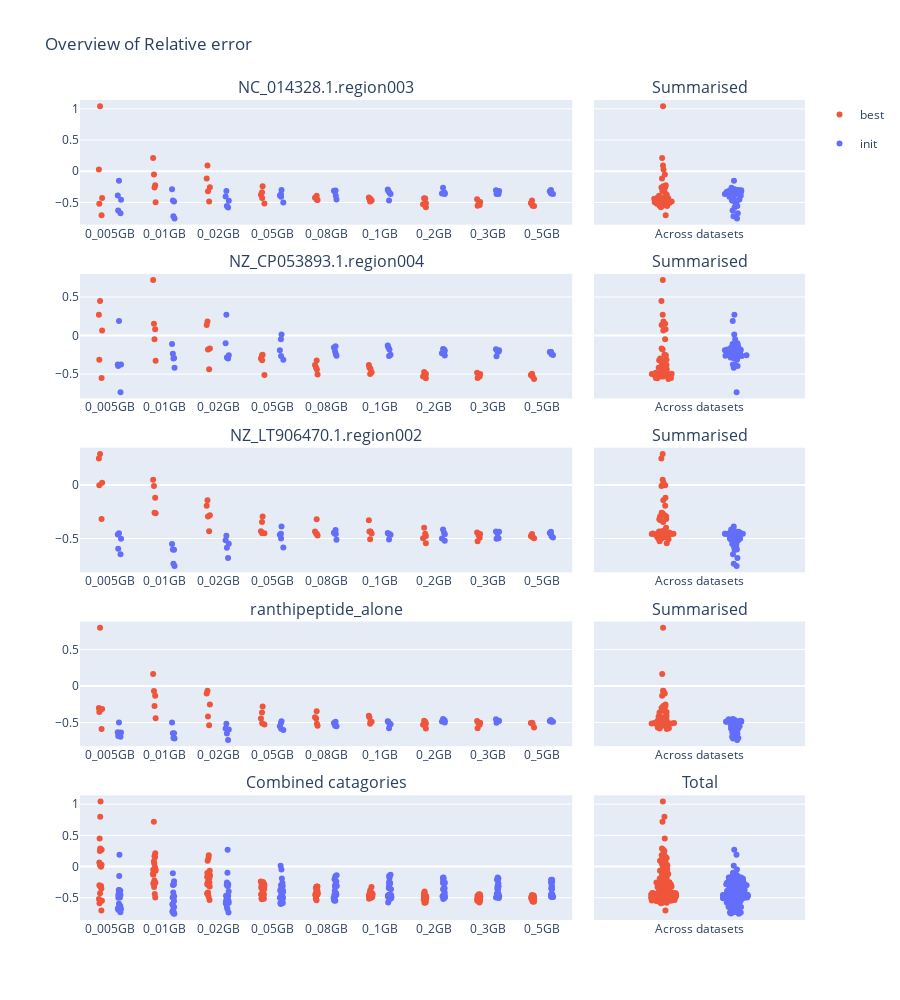

Source (notebook cell):
### Markdown cell above
### Initial evalutations

From the plot we can get a general feel that there is large spread for <=0.01GB for both best and initial.

However, we also note that the MAG_best method appears to have slight more tightly grouped estimates.

This is however sadly not a clear image, we do note that for the second row we observe a large difference - this could however be due to a very poor seed.

If we combine each row (catalogue) we do not observe any gain in precision, and neither if we total across catalogues and datasets (bottom right). However, if we look individually at datasets within each catalogue we generally observe a smaller spread (better) for the refined set ('best'). This trend also holds when we collapse the catalogues (bottom left).

Thus, we have some tentative evidence that the refinement methods provides more stable (higher precision) estimates compared to the initial seed when looking at the datasets >= 0.02GB.

### Code cell
fig_comp.update_layout(height=1000, boxmode='group', title="Overview of Relative error")
fig_comp.show()

### Figure 1 — Plotly figure (JSON) as saved in the notebook; plotly's stock layout.template omitted (floating-point values rounded to 4 significant figures; data arrays with more than 128 entries replaced by an {"elided": "..."} marker saying what was removed)
{"data": [{"alignmentgroup": "True", "boxmean": "sd", "boxpoints": "all", "fillcolor": "rgba(255,255,255,0)", "jitter": 0.3, "legendgroup": "best", "line": {"color": "rgba(255,255,255,0)"}, "marker": {"color": "#EF553B"}, "name": "best", "offsetgroup": "best", "orientation": "v", "pointpos": 0, "showlegend": true, "type": "box", "x": ["0_005GB", "0_005GB", "0_005GB", "0_005GB", "0_005GB", "0_01GB", "0_01GB", "0_01GB", "0_01GB", "0_01GB", "0_02GB", "0_02GB", "0_02GB", "0_02GB", "0_02GB", "0_05GB", "0_05GB", "0_05GB", "0_05GB", "0_05GB", "0_08GB", "0_08GB", "0_08GB", "0_08GB", "0_08GB", "0_1GB", "0_1GB", "0_1GB", "0_1GB", "0_1GB", "0_2GB", "0_2GB", "0_2GB", "0_2GB", "0_2GB", "0_3GB", "0_3GB", "0_3GB", "0_3GB", "0_3GB", "0_5GB", "0_5GB", "0_5GB", "0_5GB", "0_5GB"], "xaxis": "x", "y": [1.042, 0.02803, -0.7042, -0.5222, -0.4285, 0.2134, -0.05229, -0.2604, -0.4957, -0.2244, -0.255, -0.4824, -0.114, 0.09227, -0.3221, -0.376, -0.2386, -0.5168, -0.4267, -0.3346, -0.426, -0.4326, -0.4546, -0.3936, -0.4583, -0.4665, -0.4201, -0.4848, -0.4386, -0.4448, -0.4336, -0.5279, -0.5109, -0.5753, -0.4346, -0.539, -0.4485, -0.5521, -0.5302, -0.4904, -0.5283, -0.5566, -0.4667, -0.5538, -0.5069], "yaxis": "y"}, {"alignmentgroup": "True", "boxpoints": "all", "fillcolor": "rgba(255,255,255,0)", "jitter": 0.5, "legendgroup": "best", "line": {"color": "rgba(255,255,255,0)"}, "marker": {"color": "#EF553B"}, "name": "best", "offsetgroup": "best", "orientation": "v", "pointpos": 0, "showlegend": false, "type": "box", "x": ["Across datasets", "Across datasets", "Across datasets", "Across datasets", "Across datasets", "Across datasets", "Across datasets", "Across datasets", "Across datasets", "Across datasets", "Across datasets", "Across datasets", "Across datasets", "Across datasets", "Across datasets", "Across datasets", "Across datasets", "Across datasets", "Across datasets", "Across datasets", "Across datasets", "Across datasets", "Across datasets", "Across datasets", "Across datasets", "Across datasets", "Across datasets", "Across datasets", "Across datasets", "Across datasets", "Across datasets", "Across datasets", "Across datasets", "Across datasets", "Across datasets", "Across datasets", "Across datasets", "Across datasets", "Across datasets", "Across datasets", "Across datasets", "Across datasets", "Across datasets", "Across datasets", "Across datasets"], "xaxis": "x2", "y": [1.042, 0.02803, -0.7042, -0.5222, -0.4285, 0.2134, -0.05229, -0.2604, -0.4957, -0.2244, -0.255, -0.4824, -0.114, 0.09227, -0.3221, -0.376, -0.2386, -0.5168, -0.4267, -0.3346, -0.426, -0.4326, -0.4546, -0.3936, -0.4583, -0.4665, -0.4201, -0.4848, -0.4386, -0.4448, -0.4336, -0.5279, -0.5109, -0.5753, -0.4346, -0.539, -0.4485, -0.5521, -0.5302, -0.4904, -0.5283, -0.5566, -0.4667, -0.5538, -0.5069], "yaxis": "y2"}, {"alignmentgroup": "True", "boxmean": "sd", "boxpoints": "all", "fillcolor": "rgba(255,255,255,0)", "jitter": 0.3, "legendgroup": "init", "line": {"color": "rgba(255,255,255,0)"}, "marker": {"color": "#636EFA"}, "name": "init", "offsetgroup": "init", "orientation": "v", "pointpos": 0, "showlegend": true, "type": "box", "x": ["0_005GB", "0_005GB", "0_005GB", "0_005GB", "0_005GB", "0_01GB", "0_01GB", "0_01GB", "0_01GB", "0_01GB", "0_02GB", "0_02GB", "0_02GB", "0_02GB", "0_02GB", "0_05GB", "0_05GB", "0_05GB", "0_05GB", "0_05GB", "0_08GB", "0_08GB", "0_08GB", "0_08GB", "0_08GB", "0_1GB", "0_1GB", "0_1GB", "0_1GB", "0_1GB", "0_2GB", "0_2GB", "0_2GB", "0_2GB", "0_2GB", "0_3GB", "0_3GB", "0_3GB", "0_3GB", "0_3GB", "0_5GB", "0_5GB", "0_5GB", "0_5GB", "0_5GB"], "xaxis": "x", "y": [-0.1526, -0.3896, -0.4577, -0.6284, -0.6734, -0.2874, -0.4699, -0.4823, -0.7213, -0.7551, -0.5816, -0.4028, -0.4704, -0.3173, -0.5563, -0.3875, -0.3671, -0.502, -0.2992, -0.4081, -0.329, -0.3065, -0.4515, -0.3113, -0.3933, -0.3644, -0.2932, -0.47, -0.3112, -0.3428, -0.3469, -0.3652, -0.3576, -0.3394, -0.2643, -0.3163, -0.3023, -0.3656, -0.336, -0.3652, -0.3197, -0.3652, -0.3013, -0.3546, -0.3505], "yaxis": "y"}, {"alignmentgroup": "True", "boxpoints": "all", "fillcolor": "rgba(255,255,255,0)", "jitter": 0.5, "legendgroup": "init", "line": {"color": "rgba(255,255,255,0)"}, "marker": {"color": "#636EFA"}, "name": "init", "offsetgroup": "init", "orientation": "v", "pointpos": 0, "showlegend": false, "type": "box", "x": ["Across datasets", "Across datasets", "Across datasets", "Across datasets", "Across datasets", "Across datasets", "Across datasets", "Across datasets", "Across datasets", "Across datasets", "Across datasets", "Across datasets", "Across datasets", "Across datasets", "Across datasets", "Across datasets", "Across datasets", "Across datasets", "Across datasets", "Across datasets", "Across datasets", "Across datasets", "Across datasets", "Across datasets", "Across datasets", "Across datasets", "Across datasets", "Across datasets", "Across datasets", "Across datasets", "Across datasets", "Across datasets", "Across datasets", "Across datasets", "Across datasets", "Across datasets", "Across datasets", "Across datasets", "Across datasets", "Across datasets", "Across datasets", "Across datasets", "Across datasets", "Across datasets", "Across datasets"], "xaxis": "x2", "y": [-0.1526, -0.3896, -0.4577, -0.6284, -0.6734, -0.2874, -0.4699, -0.4823, -0.7213, -0.7551, -0.5816, -0.4028, -0.4704, -0.3173, -0.5563, -0.3875, -0.3671, -0.502, -0.2992, -0.4081, -0.329, -0.3065, -0.4515, -0.3113, -0.3933, -0.3644, -0.2932, -0.47, -0.3112, -0.3428, -0.3469, -0.3652, -0.3576, -0.3394, -0.2643, -0.3163, -0.3023, -0.3656, -0.336, -0.3652, -0.3197, -0.3652, -0.3013, -0.3546, -0.3505], "yaxis": "y2"}, {"alignmentgroup": "True", "boxmean": "sd", "boxpoints": "all", "fillcolor": "rgba(255,255,255,0)", "jitter": 0.3, "legendgroup": "best", "line": {"color": "rgba(255,255,255,0)"}, "marker": {"color": "#EF553B"}, "name": "best", "offsetgroup": "best", "orientation": "v", "pointpos": 0, "showlegend": false, "type": "box", "x": ["0_005GB", "0_005GB", "0_005GB", "0_005GB", "0_005GB", "0_01GB", "0_01GB", "0_01GB", "0_01GB", "0_01GB", "0_02GB", "0_02GB", "0_02GB", "0_02GB", "0_02GB", "0_05GB", "0_05GB", "0_05GB", "0_05GB", "0_05GB", "0_08GB", "0_08GB", "0_08GB", "0_08GB", "0_08GB", "0_1GB", "0_1GB", "0_1GB", "0_1GB", "0_1GB", "0_2GB", "0_2GB", "0_2GB", "0_2GB", "0_2GB", "0_3GB", "0_3GB", "0_3GB", "0_3GB", "0_3GB", "0_5GB", "0_5GB", "0_5GB", "0_5GB", "0_5GB"], "xaxis": "x3", "y": [-0.3128, 0.449, -0.5499, 0.06518, 0.2698, -0.3285, 0.1518, -0.04798, 0.08294, 0.7194, 0.1375, 0.1806, -0.4378, -0.1826, -0.1691, -0.3191, -0.2978, -0.5119, -0.2544, -0.2487, -0.3221, -0.4186, -0.5067, -0.3823, -0.4417, -0.4753, -0.4148, -0.498, -0.4354, -0.381, -0.4736, -0.5534, -0.4923, -0.5307, -0.4984, -0.532, -0.5021, -0.5505, -0.4994, -0.4815, -0.5214, -0.5315, -0.4943, -0.5631, -0.5111], "yaxis": "y3"}, {"alignmentgroup": "True", "boxpoints": "all", "fillcolor": "rgba(255,255,255,0)", "jitter": 0.5, "legendgroup": "best", "line": {"color": "rgba(255,255,255,0)"}, "marker": {"color": "#EF553B"}, "name": "best", "offsetgroup": "best", "orientation": "v", "pointpos": 0, "showlegend": false, "type": "box", "x": ["Across datasets", "Across datasets", "Across datasets", "Across datasets", "Across datasets", "Across datasets", "Across datasets", "Across datasets", "Across datasets", "Across datasets", "Across datasets", "Across datasets", "Across datasets", "Across datasets", "Across datasets", "Across datasets", "Across datasets", "Across datasets", "Across datasets", "Across datasets", "Across datasets", "Across datasets", "Across datasets", "Across datasets", "Across datasets", "Across datasets", "Across datasets", "Across datasets", "Across datasets", "Across datasets", "Across datasets", "Across datasets", "Across datasets", "Across datasets", "Across datasets", "Across datasets", "Across datasets", "Across datasets", "Across datasets", "Across datasets", "Across datasets", "Across datasets", "Across datasets", "Across datasets", "Across datasets"], "xaxis": "x4", "y": [-0.3128, 0.449, -0.5499, 0.06518, 0.2698, -0.3285, 0.1518, -0.04798, 0.08294, 0.7194, 0.1375, 0.1806, -0.4378, -0.1826, -0.1691, -0.3191, -0.2978, -0.5119, -0.2544, -0.2487, -0.3221, -0.4186, -0.5067, -0.3823, -0.4417, -0.4753, -0.4148, -0.498, -0.4354, -0.381, -0.4736, -0.5534, -0.4923, -0.5307, -0.4984, -0.532, -0.5021, -0.5505, -0.4994, -0.4815, -0.5214, -0.5315, -0.4943, -0.5631, -0.5111], "yaxis": "y4"}, {"alignmentgroup": "True", "boxmean": "sd", "boxpoints": "all", "fillcolor": "rgba(255,255,255,0)", "jitter": 0.3, "legendgroup": "init", "line": {"color": "rgba(255,255,255,0)"}, "marker": {"color": "#636EFA"}, "name": "init", "offsetgroup": "init", "orientation": "v", "pointpos": 0, "showlegend": false, "type": "box", "x": ["0_005GB", "0_005GB", "0_005GB", "0_005GB", "0_005GB", "0_01GB", "0_01GB", "0_01GB", "0_01GB", "0_01GB", "0_02GB", "0_02GB", "0_02GB", "0_02GB", "0_02GB", "0_05GB", "0_05GB", "0_05GB", "0_05GB", "0_05GB", "0_08GB", "0_08GB", "0_08GB", "0_08GB", "0_08GB", "0_1GB", "0_1GB", "0_1GB", "0_1GB", "0_1GB", "0_2GB", "0_2GB", "0_2GB", "0_2GB", "0_2GB", "0_3GB", "0_3GB", "0_3GB", "0_3GB", "0_3GB", "0_5GB", "0_5GB", "0_5GB", "0_5GB", "0_5GB"], "xaxis": "x3", "y": [-0.3753, 0.1889, -0.3769, -0.3964, -0.7355, -0.2972, -0.1083, -0.2903, -0.2366, -0.418, -0.2858, 0.2694, -0.2972, -0.09902, -0.2557, -0.3128, -0.04885, -0.2661, 0.01193, -0.1905, -0.2031, -0.1545, -0.2384, -0.1385, -0.2621, -0.2644, -0.1306, -0.2505, -0.1532, -0.1826, -0.1813, -0.26, -0.1958, -0.2293, -0.1742, -0.191, -0.2111, -0.2672, -0.1774, -0.2064, -0.2441, -0.2144, -0.2123, -0.2536, -0.2138], "yaxis": "y3"}, {"alignmentgroup": "True", "boxpoints": "all", "fillcolor": "rgba(255,255,255,0)", "jitter": 0.5, "legendgroup": "init", "line": {"color": "rgba(255,255,255,0)"}, "marker": {"color": "#636EFA"}, "name": "init", "offsetgroup": "init", "orientation": "v", "pointpos": 0, "showlegend": false, "type": "box", "x": ["Across datasets", "Across datasets", "Across datasets", "Across datasets", "Across datasets", "Across datasets", "Across datasets", "Across datasets", "Across datasets", "Across datasets", "Across datasets", "Across datasets", "Across datasets", "Across datasets", "Across datasets", "Across datasets", "Across datasets", "Across datasets", "Across datasets", "Across datasets", "Across datasets", "Across datasets", "Across datasets", "Across datasets", "Across datasets", "Across datasets", "Across datasets", "Across datasets", "Across datasets", "Across datasets", "Across datasets", "Across datasets", "Across datasets", "Across datasets", "Across datasets", "Across datasets", "Across datasets", "Across datasets", "Across datasets", "Across datasets", "Across datasets", "Across datasets", "Across datasets", "Across datasets", "Across datasets"], "xaxis": "x4", "y": [-0.3753, 0.1889, -0.3769, -0.3964, -0.7355, -0.2972, -0.1083, -0.2903, -0.2366, -0.418, -0.2858, 0.2694, -0.2972, -0.09902, -0.2557, -0.3128, -0.04885, -0.2661, 0.01193, -0.1905, -0.2031, -0.1545, -0.2384, -0.1385, -0.2621, -0.2644, -0.1306, -0.2505, -0.1532, -0.1826, -0.1813, -0.26, -0.1958, -0.2293, -0.1742, -0.191, -0.2111, -0.2672, -0.1774, -0.2064, -0.2441, -0.2144, -0.2123, -0.2536, -0.2138], "yaxis": "y4"}, {"alignmentgroup": "True", "boxmean": "sd", "boxpoints": "all", "fillcolor": "rgba(255,255,255,0)", "jitter": 0.3, "legendgroup": "best", "line": {"color": "rgba(255,255,255,0)"}, "marker": {"color": "#EF553B"}, "name": "best", "offsetgroup": "best", "orientation": "v", "pointpos": 0, "showlegend": false, "type": "box", "x": ["0_005GB", "0_005GB", "0_005GB", "0_005GB", "0_005GB", "0_01GB", "0_01GB", "0_01GB", "0_01GB", "0_01GB", "0_02GB", "0_02GB", "0_02GB", "0_02GB", "0_02GB", "0_05GB", "0_05GB", "0_05GB", "0_05GB", "0_05GB", "0_08GB", "0_08GB", "0_08GB", "0_08GB", "0_08GB", "0_1GB", "0_1GB", "0_1GB", "0_1GB", "0_1GB", "0_2GB", "0_2GB", "0_2GB", "0_2GB", "0_2GB", "0_3GB", "0_3GB", "0_3GB", "0_3GB", "0_3GB", "0_5GB", "0_5GB", "0_5GB", "0_5GB", "0_5GB"], "xaxis": "x5", "y": [-0.3186, 0.2486, 0.2907, 0.02201, -0.002812, -0.2648, -0.01026, 0.04872, -0.119, -0.2594, -0.4317, -0.2952, -0.2828, -0.193, -0.1429, -0.4334, -0.3452, -0.2941, -0.4502, -0.4515, -0.473, -0.4581, -0.3193, -0.4347, -0.4531, -0.4352, -0.4336, -0.3284, -0.5066, -0.4523, -0.4552, -0.399, -0.5436, -0.498, -0.4762, -0.492, -0.4671, -0.4434, -0.5254, -0.4577, -0.4886, -0.4972, -0.4756, -0.4579, -0.4779], "yaxis": "y5"}, {"alignmentgroup": "True", "boxpoints": "all", "fillcolor": "rgba(255,255,255,0)", "jitter": 0.5, "legendgroup": "best", "line": {"color": "rgba(255,255,255,0)"}, "marker": {"color": "#EF553B"}, "name": "best", "offsetgroup": "best", "orientation": "v", "pointpos": 0, "showlegend": false, "type": "box", "x": ["Across datasets", "Across datasets", "Across datasets", "Across datasets", "Across datasets", "Across datasets", "Across datasets", "Across datasets", "Across datasets", "Across datasets", "Across datasets", "Across datasets", "Across datasets", "Across datasets", "Across datasets", "Across datasets", "Across datasets", "Across datasets", "Across datasets", "Across datasets", "Across datasets", "Across datasets", "Across datasets", "Across datasets", "Across datasets", "Across datasets", "Across datasets", "Across datasets", "Across datasets", "Across datasets", "Across datasets", "Across datasets", "Across datasets", "Across datasets", "Across datasets", "Across datasets", "Across datasets", "Across datasets", "Across datasets", "Across datasets", "Across datasets", "Across datasets", "Across datasets", "Across datasets", "Across datasets"], "xaxis": "x6", "y": [-0.3186, 0.2486, 0.2907, 0.02201, -0.002812, -0.2648, -0.01026, 0.04872, -0.119, -0.2594, -0.4317, -0.2952, -0.2828, -0.193, -0.1429, -0.4334, -0.3452, -0.2941, -0.4502, -0.4515, -0.473, -0.4581, -0.3193, -0.4347, -0.4531, -0.4352, -0.4336, -0.3284, -0.5066, -0.4523, -0.4552, -0.399, -0.5436, -0.498, -0.4762, -0.492, -0.4671, -0.4434, -0.5254, -0.4577, -0.4886, -0.4972, -0.4756, -0.4579, -0.4779], "yaxis": "y6"}, {"alignmentgroup": "True", "boxmean": "sd", "boxpoints": "all", "fillcolor": "rgba(255,255,255,0)", "jitter": 0.3, "legendgroup": "init", "line": {"color": "rgba(255,255,255,0)"}, "marker": {"color": "#636EFA"}, "name": "init", "offsetgroup": "init", "orientation": "v", "pointpos": 0, "showlegend": false, "type": "box", "x": ["0_005GB", "0_005GB", "0_005GB", "0_005GB", "0_005GB", "0_01GB", "0_01GB", "0_01GB", "0_01GB", "0_01GB", "0_02GB", "0_02GB", "0_02GB", "0_02GB", "0_02GB", "0_05GB", "0_05GB", "0_05GB", "0_05GB", "0_05GB", "0_08GB", "0_08GB", "0_08GB", "0_08GB", "0_08GB", "0_1GB", "0_1GB", "0_1GB", "0_1GB", "0_1GB", "0_2GB", "0_2GB", "0_2GB", "0_2GB", "0_2GB", "0_3GB", "0_3GB", "0_3GB", "0_3GB", "0_3GB", "0_5GB", "0_5GB", "0_5GB", "0_5GB", "0_5GB"], "xaxis": "x5", "y": [-0.4621, -0.4518, -0.5966, -0.6476, -0.5014, -0.5517, -0.6041, -0.758, -0.7357, -0.6041, -0.5491, -0.6828, -0.5159, -0.4747, -0.5866, -0.4657, -0.3879, -0.4555, -0.5841, -0.4999, -0.4574, -0.511, -0.4202, -0.4461, -0.4554, -0.4567, -0.4579, -0.4656, -0.5101, -0.4486, -0.4471, -0.4605, -0.5216, -0.4164, -0.4998, -0.4376, -0.5031, -0.434, -0.4972, -0.454, -0.4798, -0.4485, -0.4902, -0.4365, -0.4557], "yaxis": "y5"}, {"alignmentgroup": "True", "boxpoints": "all", "fillcolor": "rgba(255,255,255,0)", "jitter": 0.5, "legendgroup": "init", "line": {"color": "rgba(255,255,255,0)"}, "marker": {"color": "#636EFA"}, "name": "init", "offsetgroup": "init", "orientation": "v", "pointpos": 0, "showlegend": false, "type": "box", "x": ["Across datasets", "Across datasets", "Across datasets", "Across datasets", "Across datasets", "Across datasets", "Across datasets", "Across datasets", "Across datasets", "Across datasets", "Across datasets", "Across datasets", "Across datasets", "Across datasets", "Across datasets", "Across datasets", "Across datasets", "Across datasets", "Across datasets", "Across datasets", "Across datasets", "Across datasets", "Across datasets", "Across datasets", "Across datasets", "Across datasets", "Across datasets", "Across datasets", "Across datasets", "Across datasets", "Across datasets", "Across datasets", "Across datasets", "Across datasets", "Across datasets", "Across datasets", "Across datasets", "Across datasets", "Across datasets", "Across datasets", "Across datasets", "Across datasets", "Across datasets", "Across datasets", "Across datasets"], "xaxis": "x6", "y": [-0.4621, -0.4518, -0.5966, -0.6476, -0.5014, -0.5517, -0.6041, -0.758, -0.7357, -0.6041, -0.5491, -0.6828, -0.5159, -0.4747, -0.5866, -0.4657, -0.3879, -0.4555, -0.5841, -0.4999, -0.4574, -0.511, -0.4202, -0.4461, -0.4554, -0.4567, -0.4579, -0.4656, -0.5101, -0.4486, -0.4471, -0.4605, -0.5216, -0.4164, -0.4998, -0.4376, -0.5031, -0.434, -0.4972, -0.454, -0.4798, -0.4485, -0.4902, -0.4365, -0.4557], "yaxis": "y6"}, {"alignmentgroup": "True", "boxmean": "sd", "boxpoints": "all", "fillcolor": "rgba(255,255,255,0)", "jitter": 0.3, "legendgroup": "best", "line": {"color": "rgba(255,255,255,0)"}, "marker": {"color": "#EF553B"}, "name": "best", "offsetgroup": "best", "orientation": "v", "pointpos": 0, "showlegend": false, "type": "box", "x": ["0_005GB", "0_005GB", "0_005GB", "0_005GB", "0_005GB", "0_01GB", "0_01GB", "0_01GB", "0_01GB", "0_01GB", "0_02GB", "0_02GB", "0_02GB", "0_02GB", "0_02GB", "0_05GB", "0_05GB", "0_05GB", "0_05GB", "0_05GB", "0_08GB", "0_08GB", "0_08GB", "0_08GB", "0_08GB", "0_1GB", "0_1GB", "0_1GB", "0_1GB", "0_1GB", "0_2GB", "0_2GB", "0_2GB", "0_2GB", "0_2GB", "0_3GB", "0_3GB", "0_3GB", "0_3GB", "0_3GB", "0_5GB", "0_5GB", "0_5GB", "0_5GB", "0_5GB"], "xaxis": "x7", "y": [-0.3545, -0.2996, -0.3143, 0.7974, -0.5894, -0.06762, -0.1321, -0.274, 0.163, -0.4427, -0.5381, -0.06608, -0.4173, -0.2539, -0.1025, -0.5266, -0.4457, -0.3627, -0.2811, -0.5102, -0.5161, -0.3458, -0.4429, -0.429, -0.5428, -0.5177, -0.4275, -0.4857, -0.4079, -0.4889, -0.5311, -0.4756, -0.5145, -0.5804, -0.4899, -0.5768, -0.4792, -0.5019, -0.5307, -0.5144, -0.5151, -0.5668, -0.5076, -0.5039, -0.5071], "yaxis": "y7"}, {"alignmentgroup": "True", "boxpoints": "all", "fillcolor": "rgba(255,255,255,0)", "jitter": 0.5, "legendgroup": "best", "line": {"color": "rgba(255,255,255,0)"}, "marker": {"color": "#EF553B"}, "name": "best", "offsetgroup": "best", "orientation": "v", "pointpos": 0, "showlegend": false, "type": "box", "x": ["Across datasets", "Across datasets", "Across datasets", "Across datasets", "Across datasets", "Across datasets", "Across datasets", "Across datasets", "Across datasets", "Across datasets", "Across datasets", "Across datasets", "Across datasets", "Across datasets", "Across datasets", "Across datasets", "Across datasets", "Across datasets", "Across datasets", "Across datasets", "Across datasets", "Across datasets", "Across datasets", "Across datasets", "Across datasets", "Across datasets", "Across datasets", "Across datasets", "Across datasets", "Across datasets", "Across datasets", "Across datasets", "Across datasets", "Across datasets", "Across datasets", "Across datasets", "Across datasets", "Across datasets", "Across datasets", "Across datasets", "Across datasets", "Across datasets", "Across datasets", "Across datasets", "Across datasets"], "xaxis": "x8", "y": [-0.3545, -0.2996, -0.3143, 0.7974, -0.5894, -0.06762, -0.1321, -0.274, 0.163, -0.4427, -0.5381, -0.06608, -0.4173, -0.2539, -0.1025, -0.5266, -0.4457, -0.3627, -0.2811, -0.5102, -0.5161, -0.3458, -0.4429, -0.429, -0.5428, -0.5177, -0.4275, -0.4857, -0.4079, -0.4889, -0.5311, -0.4756, -0.5145, -0.5804, -0.4899, -0.5768, -0.4792, -0.5019, -0.5307, -0.5144, -0.5151, -0.5668, -0.5076, -0.5039, -0.5071], "yaxis": "y8"}, {"alignmentgroup": "True", "boxmean": "sd", "boxpoints": "all", "fillcolor": "rgba(255,255,255,0)", "jitter": 0.3, "legendgroup": "init", "line": {"color": "rgba(255,255,255,0)"}, "marker": {"color": "#636EFA"}, "name": "init", "offsetgroup": "init", "orientation": "v", "pointpos": 0, "showlegend": false, "type": "box", "x": ["0_005GB", "0_005GB", "0_005GB", "0_005GB", "0_005GB", "0_01GB", "0_01GB", "0_01GB", "0_01GB", "0_01GB", "0_02GB", "0_02GB", "0_02GB", "0_02GB", "0_02GB", "0_05GB", "0_05GB", "0_05GB", "0_05GB", "0_05GB", "0_08GB", "0_08GB", "0_08GB", "0_08GB", "0_08GB", "0_1GB", "0_1GB", "0_1GB", "0_1GB", "0_1GB", "0_2GB", "0_2GB", "0_2GB", "0_2GB", "0_2GB", "0_3GB", "0_3GB", "0_3GB", "0_3GB", "0_3GB", "0_5GB", "0_5GB", "0_5GB", "0_5GB", "0_5GB"], "xaxis": "x7", "y": [-0.498, -0.6955, -0.637, -0.6829, -0.6334, -0.4979, -0.7107, -0.7176, -0.6476, -0.648, -0.5821, -0.5947, -0.5159, -0.6498, -0.7378, -0.5051, -0.5858, -0.5523, -0.6018, -0.4823, -0.4895, -0.5463, -0.5412, -0.5508, -0.5069, -0.489, -0.5249, -0.5765, -0.5154, -0.4809, -0.4842, -0.5009, -0.4643, -0.4755, -0.4518, -0.4764, -0.4564, -0.5019, -0.4772, -0.4811, -0.4844, -0.4782, -0.4881, -0.4853, -0.4647], "yaxis": "y7"}, {"alignmentgroup": "True", "boxpoints": "all", "fillcolor": "rgba(255,255,255,0)", "jitter": 0.5, "legendgroup": "init", "line": {"color": "rgba(255,255,255,0)"}, "marker": {"color": "#636EFA"}, "name": "init", "offsetgroup": "init", "orientation": "v", "pointpos": 0, "showlegend": false, "type": "box", "x": ["Across datasets", "Across datasets", "Across datasets", "Across datasets", "Across datasets", "Across datasets", "Across datasets", "Across datasets", "Across datasets", "Across datasets", "Across datasets", "Across datasets", "Across datasets", "Across datasets", "Across datasets", "Across datasets", "Across datasets", "Across datasets", "Across datasets", "Across datasets", "Across datasets", "Across datasets", "Across datasets", "Across datasets", "Across datasets", "Across datasets", "Across datasets", "Across datasets", "Across datasets", "Across datasets", "Across datasets", "Across datasets", "Across datasets", "Across datasets", "Across datasets", "Across datasets", "Across datasets", "Across datasets", "Across datasets", "Across datasets", "Across datasets", "Across datasets", "Across datasets", "Across datasets", "Across datasets"], "xaxis": "x8", "y": [-0.498, -0.6955, -0.637, -0.6829, -0.6334, -0.4979, -0.7107, -0.7176, -0.6476, -0.648, -0.5821, -0.5947, -0.5159, -0.6498, -0.7378, -0.5051, -0.5858, -0.5523, -0.6018, -0.4823, -0.4895, -0.5463, -0.5412, -0.5508, -0.5069, -0.489, -0.5249, -0.5765, -0.5154, -0.4809, -0.4842, -0.5009, -0.4643, -0.4755, -0.4518, -0.4764, -0.4564, -0.5019, -0.4772, -0.4811, -0.4844, -0.4782, -0.4881, -0.4853, -0.4647], "yaxis": "y8"}, {"alignmentgroup": "True", "boxmean": "sd", "boxpoints": "all", "fillcolor": "rgba(255,255,255,0)", "jitter": 0.3, "legendgroup": "best", "line": {"color": "rgba(255,255,255,0)"}, "marker": {"color": "#EF553B"}, "name": "best", "offsetgroup": "best", "orientation": "v", "pointpos": 0, "showlegend": false, "type": "box", "x": {"elided": "180 str values"}, "xaxis": "x9", "y": {"elided": "180 float values"}, "yaxis": "y9"}, {"alignmentgroup": "True", "boxpoints": "all", "fillcolor": "rgba(255,255,255,0)", "jitter": 0.5, "legendgroup": "best", "line": {"color": "rgba(255,255,255,0)"}, "marker": {"color": "#EF553B"}, "name": "best", "offsetgroup": "best", "orientation": "v", "pointpos": 0, "showlegend": false, "type": "box", "x": {"elided": "180 str values"}, "xaxis": "x10", "y": {"elided": "180 float values"}, "yaxis": "y10"}, {"alignmentgroup": "True", "boxmean": "sd", "boxpoints": "all", "fillcolor": "rgba(255,255,255,0)", "jitter": 0.3, "legendgroup": "init", "line": {"color": "rgba(255,255,255,0)"}, "marker": {"color": "#636EFA"}, "name": "init", "offsetgroup": "init", "orientation": "v", "pointpos": 0, "showlegend": false, "type": "box", "x": {"elided": "180 str values"}, "xaxis": "x9", "y": {"elided": "180 float values"}, "yaxis": "y9"}, {"alignmentgroup": "True", "boxpoints": "all", "fillcolor": "rgba(255,255,255,0)", "jitter": 0.5, "legendgroup": "init", "line": {"color": "rgba(255,255,255,0)"}, "marker": {"color": "#636EFA"}, "name": "init", "offsetgroup": "init", "orientation": "v", "pointpos": 0, "showlegend": false, "type": "box", "x": {"elided": "180 str values"}, "xaxis": "x10", "y": {"elided": "180 float values"}, "yaxis": "y10"}], "layout": {"annotations": [{"font": {"size": 16}, "showarrow": false, "text": "NC_014328.1.region003", "x": 0.3395, "xanchor": "center", "xref": "paper", "y": 1, "yanchor": "bottom", "yref": "paper"}, {"font": {"size": 16}, "showarrow": false, "text": "Summarised", "x": 0.8545, "xanchor": "center", "xref": "paper", "y": 1, "yanchor": "bottom", "yref": "paper"}, {"font": {"size": 16}, "showarrow": false, "text": "NZ_CP053893.1.region004", "x": 0.3395, "xanchor": "center", "xref": "paper", "y": 0.788, "yanchor": "bottom", "yref": "paper"}, {"font": {"size": 16}, "showarrow": false, "text": "Summarised", "x": 0.8545, "xanchor": "center", "xref": "paper", "y": 0.788, "yanchor": "bottom", "yref": "paper"}, {"font": {"size": 16}, "showarrow": false, "text": "NZ_LT906470.1.region002", "x": 0.3395, "xanchor": "center", "xref": "paper", "y": 0.576, "yanchor": "bottom", "yref": "paper"}, {"font": {"size": 16}, "showarrow": false, "text": "Summarised", "x": 0.8545, "xanchor": "center", "xref": "paper", "y": 0.576, "yanchor": "bottom", "yref": "paper"}, {"font": {"size": 16}, "showarrow": false, "text": "ranthipeptide_alone", "x": 0.3395, "xanchor": "center", "xref": "paper", "y": 0.364, "yanchor": "bottom", "yref": "paper"}, {"font": {"size": 16}, "showarrow": false, "text": "Summarised", "x": 0.8545, "xanchor": "center", "xref": "paper", "y": 0.364, "yanchor": "bottom", "yref": "paper"}, {"font": {"size": 16}, "showarrow": false, "text": "Combined catagories", "x": 0.3395, "xanchor": "center", "xref": "paper", "y": 0.152, "yanchor": "bottom", "yref": "paper"}, {"font": {"size": 16}, "showarrow": false, "text": "Total", "x": 0.8545, "xanchor": "center", "xref": "paper", "y": 0.152, "yanchor": "bottom", "yref": "paper"}], "boxmode": "group", "height": 1000, "title": {"text": "Overview of Relative error"}, "xaxis": {"anchor": "y", "domain": [0, 0.679]}, "xaxis10": {"anchor": "y10", "domain": [0.709, 1]}, "xaxis2": {"anchor": "y2", "domain": [0.709, 1]}, "xaxis3": {"anchor": "y3", "domain": [0, 0.679]}, "xaxis4": {"anchor": "y4", "domain": [0.709, 1]}, "xaxis5": {"anchor": "y5", "domain": [0, 0.679]}, "xaxis6": {"anchor": "y6", "domain": [0.709, 1]}, "xaxis7": {"anchor": "y7", "domain": [0, 0.679]}, "xaxis8": {"anchor": "y8", "domain": [0.709, 1]}, "xaxis9": {"anchor": "y9", "domain": [0, 0.679]}, "yaxis": {"anchor": "x", "domain": [0.848, 1]}, "yaxis10": {"anchor": "x10", "domain": [0, 0.152], "matches": "y9", "showticklabels": false}, "yaxis2": {"anchor": "x2", "domain": [0.848, 1], "matches": "y", "showticklabels": false}, "yaxis3": {"anchor": "x3", "domain": [0.636, 0.788]}, "yaxis4": {"anchor": "x4", "domain": [0.636, 0.788], "matches": "y3", "showticklabels": false}, "yaxis5": {"anchor": "x5", "domain": [0.424, 0.576]}, "yaxis6": {"anchor": "x6", "domain": [0.424, 0.576], "matches": "y5", "showticklabels": false}, "yaxis7": {"anchor": "x7", "domain": [0.212, 0.364]}, "yaxis8": {"anchor": "x8", "domain": [0.212, 0.364], "matches": "y7", "showticklabels": false}, "yaxis9": {"anchor": "x9", "domain": [0, 0.152]}}}
